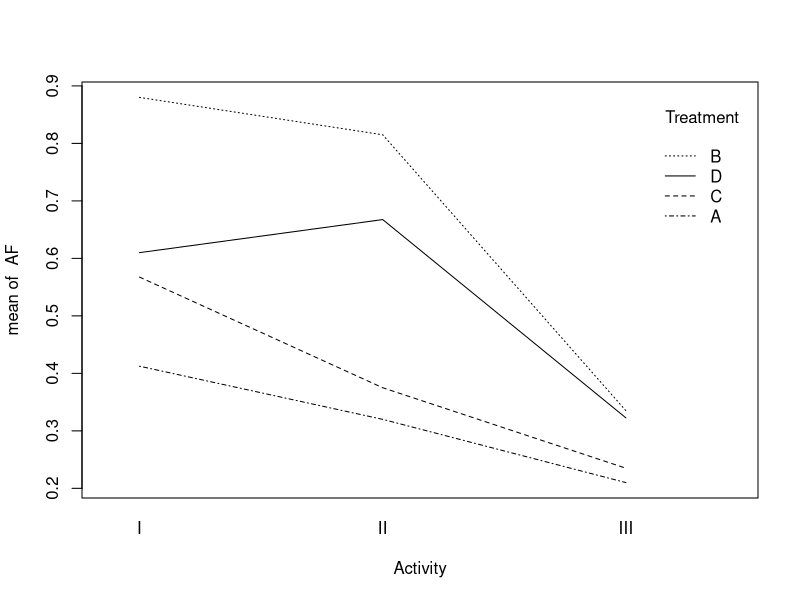
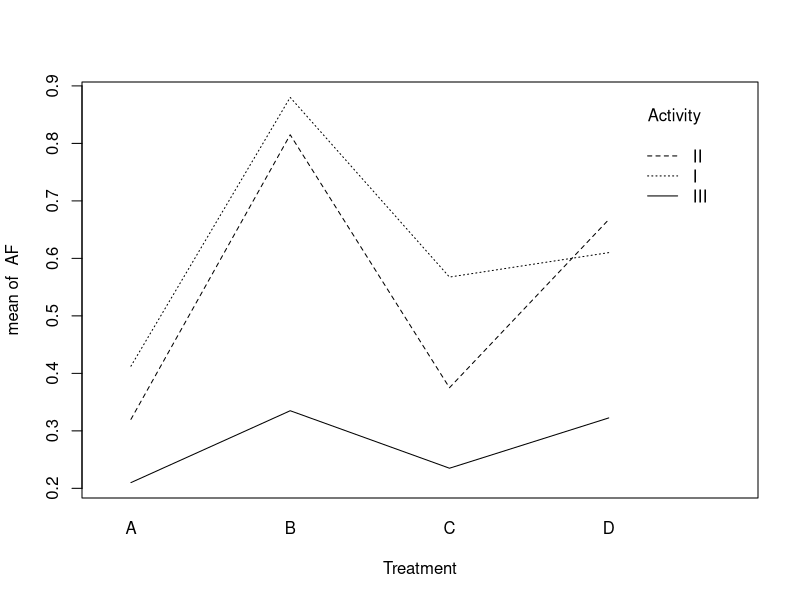
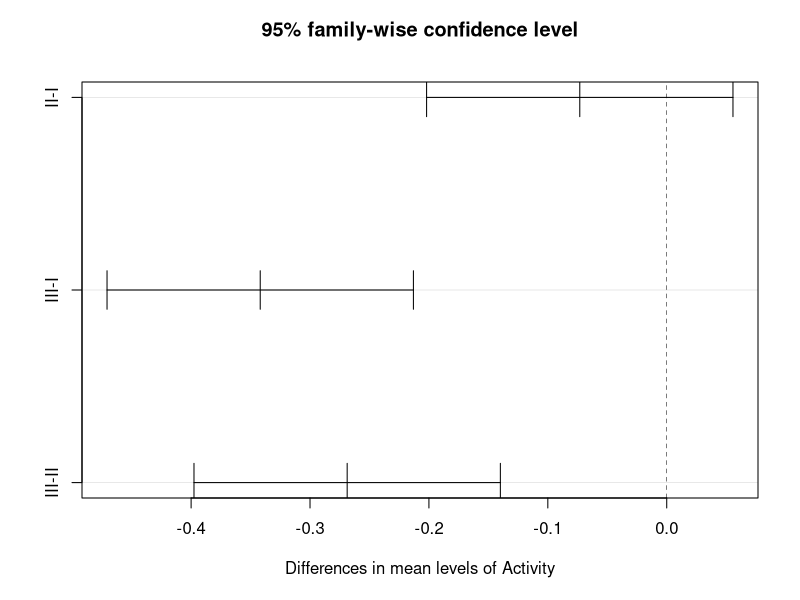
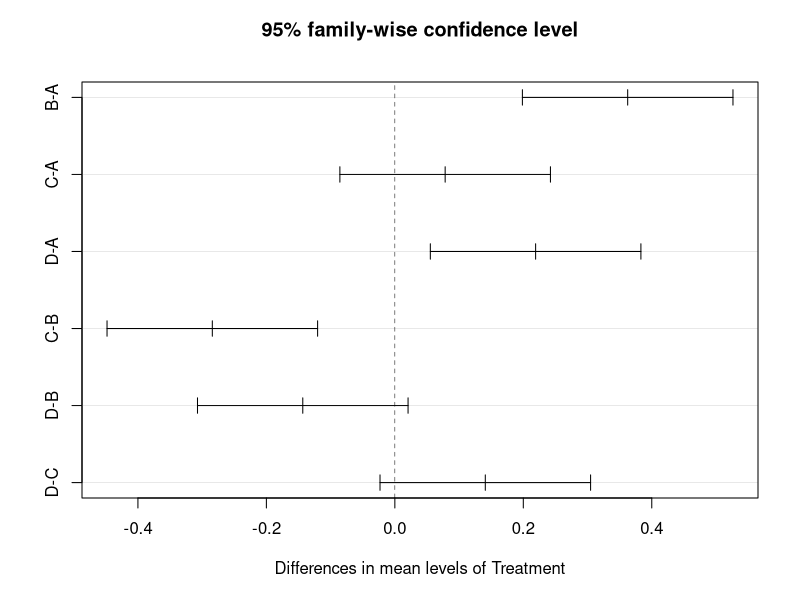
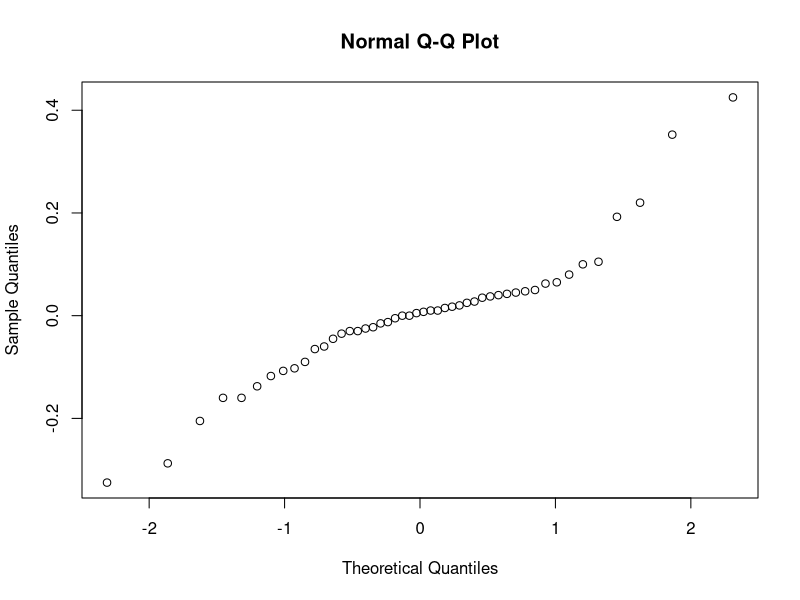
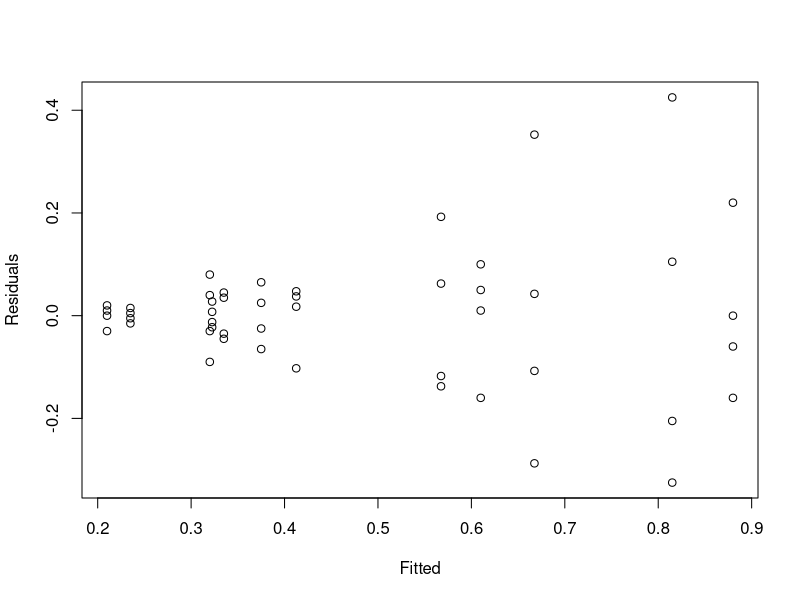

Here is the R script that generated these plots, in order: (Note: this script raises an error after producing the figures.)

library(car)
dioxin=read.csv("dioxin.csv")
str(dioxin)
myFit=aov(AF ~ Activity*Treatment,data=dioxin)
anova(myFit)
with(data=dioxin, expr={interaction.plot(Activity,Treatment,response=AF) + interaction.plot(Treatment,Activity,response=AF)
})

model.tables(myFit,type="means")
TukeyHSD(myFit,which=c("Activity","Treatment"))
plot(TukeyHSD(myFit,which=c("Activity","Treatment")))

pairwise.t.test(dioxin$AF,dioxin$Activity)
pairwise.t.test(dioxin$AF,dioxin$Treatment)

shapiro.test(myFit$res)
#levene.test
#model<-aov(gain~diet*supplement)
#levene.test(gain~diet*supplement)

leveneTest(AF ~ Activity*Treatment, data = dioxin)
#leveneTest(len ~ supp*dose, data = my_data)

qqnorm(myFit$res)
plot(myFit$fitted,myFit$res,xlab="Fitted",ylab="Residuals")
x=dioxin$AF
y=dioxin$Activity#
plot(x,y)
plot(dioxin$AF,dioxin$Treatment)
